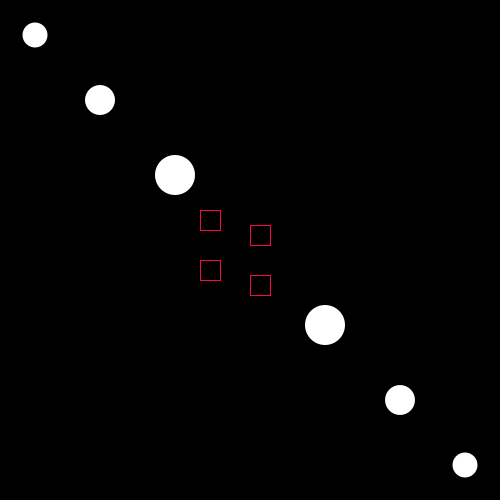
Frame 1 (no input)
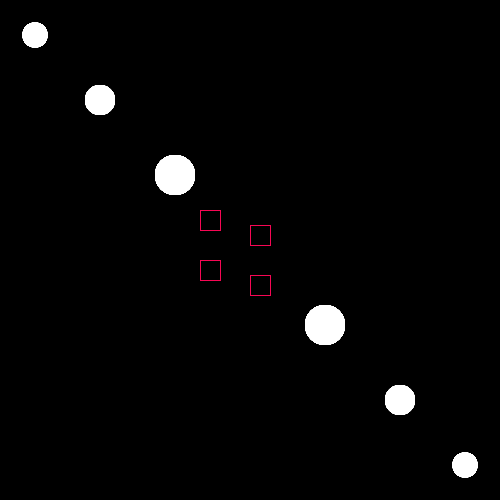
Frame 60 (the mouse pressed at the canvas centre just before this capture)
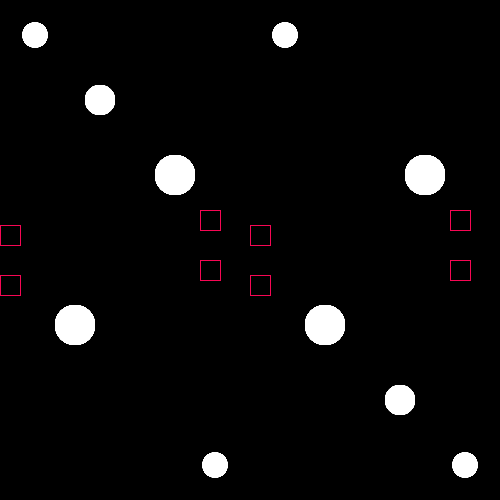
Frame 120 (the mouse held since frame 60 and released just before this capture)

The Processing sketch that drew these frames (run headless with seeded random() and noise(); from frame 60 on, the mouse is pressed at the canvas centre):

// Processing sketch: processing_119102
// ── processing_119102.pde

void setup()
{
  size(500, 500);
  background(0);
 }
 
 
 void draw() 
{
  pushMatrix();   
  noFill();
  translate(-mouseX, 0);
  stroke(247, 7, 84);
  rect(250, 275, 20, 20);
  rect(250, 225, 20, 20);   
  popMatrix();
  resetMatrix(); 
  
  pushMatrix();
  noFill(); 
  translate(mouseX, 0); 
  stroke(247, 7, 84);
  rect(200, 210, 20, 20); 
  rect(200, 260, 20, 20);
  popMatrix();
  resetMatrix(); 
  
  
  pushMatrix(); 
  fill(255); 
  noStroke(); 
  translate(-mouseX, 0); 
  ellipse(100, 100, 30, 30);  
  popMatrix();
  resetMatrix(); 
  
  pushMatrix(); 
  translate(mouseX, 0); 
  ellipse(35, 35, 25, 25);
  popMatrix();
  resetMatrix(); 
 
  pushMatrix();
  translate(mouseX, 0);  
  ellipse(175, 175, 40, 40);  
  popMatrix();
  resetMatrix(); 
  
  pushMatrix(); 
  translate(-mouseX,0); 
  ellipse(325, 325, 40, 40); 
  popMatrix();
  resetMatrix(); 
  
  pushMatrix();
  translate(mouseX, 0); 
  ellipse(400, 400, 30, 30); 
  popMatrix();
  resetMatrix(); 
  
  pushMatrix(); 
  translate(-mouseX, 0); 
  ellipse(465, 465, 25, 25); 
  popMatrix();
  resetMatrix(); 
}
